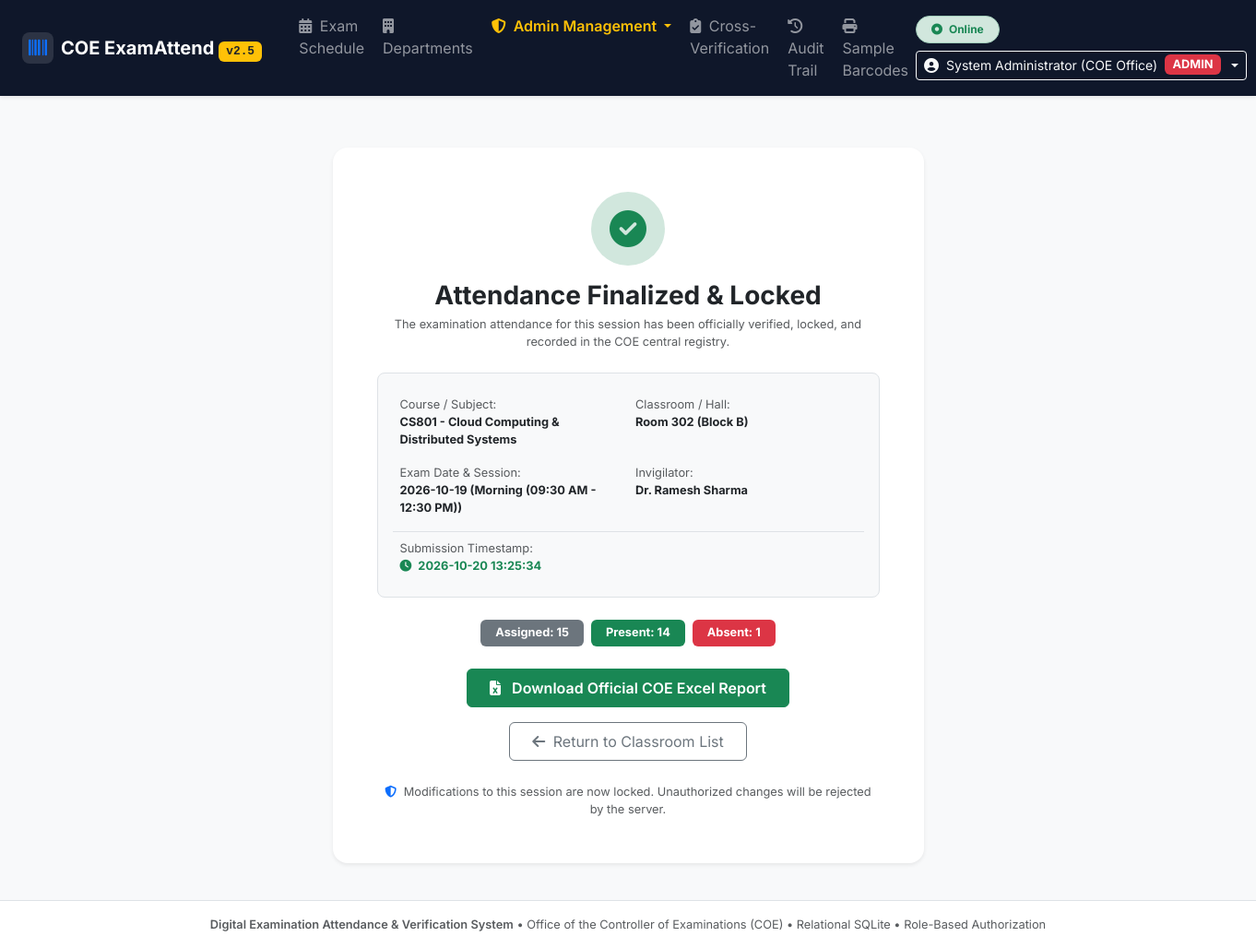
/sessions/1/submitted (signed in), run on an earlier commit of the app's database.
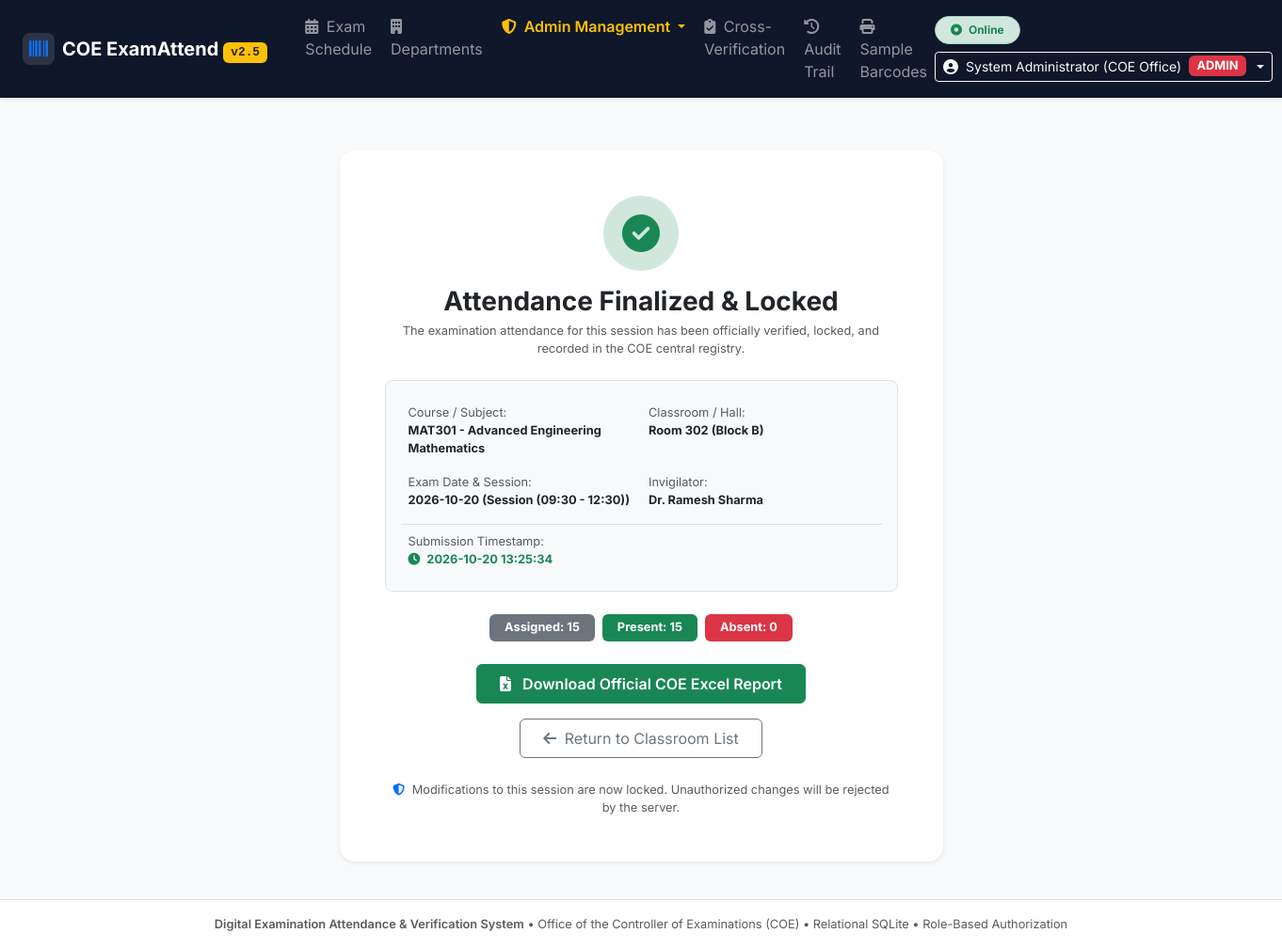
And on a later commit of the database.
### tables this page shows
CREATE TABLE exam_sessions (
        id INTEGER PRIMARY KEY AUTOINCREMENT,
        course_code TEXT NOT NULL,
        course_name TEXT NOT NULL,
        exam_date TEXT NOT NULL,
        exam_session TEXT NOT NULL,
        room_number TEXT NOT NULL,
        qp_code TEXT NOT NULL,
        invigilator_name TEXT NOT NULL,
        invigilator_id TEXT NOT NULL,
        status TEXT DEFAULT 'IN_PROGRESS', -- 'IN_PROGRESS', 'LOCKED'
        locked_at TEXT,
        locked_by TEXT,
        created_at TEXT DEFAULT CURRENT_TIMESTAMP
    , exam_id INTEGER, subject_id INTEGER, department_id INTEGER, classroom_id INTEGER, invigilator_user_id INTEGER, submitted_at TEXT, start_time TEXT DEFAULT '09:30', end_time TEXT DEFAULT '12:30');

### app.py (the view)
@app.route('/sessions/<int:session_id>/submitted')
@login_required
def session_submitted_view(session_id):
    conn = get_db()
    cursor = conn.cursor()
    cursor.execute('SELECT * FROM exam_sessions WHERE id = ?', (session_id,))
    row = cursor.fetchone()
    if not row:
        conn.close()
        return "Session not found", 404
    session_data = dict(row)
    cursor.execute('SELECT * FROM students WHERE session_id = ?', (session_id,))
    students = [dict(r) for r in cursor.fetchall()]
    conn.close()
    stats = {
        'total': len(students),
        'present': sum(1 for s in students if s['attendance_status'] == 'PRESENT'),
        'absent': sum(1 for s in students if s['attendance_status'] == 'ABSENT'),
        'pending': sum(1 for s in students if s['attendance_status'] == 'PENDING')
    }
    return render_template('submitted.html', session_data=session_data, stats=stats)

### app.py (called while the page is built)
@app.context_processor
def inject_globals():
    return {
        'get_ist_now': get_ist_now
    }

def login_required(f):
    @wraps(f)
    def decorated_function(*args, **kwargs):
        if not session.get('user_id'):
            if request.path.startswith('/api/'):
                return jsonify({'success': False, 'message': 'Authentication required. Please log in.'}), 401
            return redirect(url_for('login', next=request.path))
        return f(*args, **kwargs)
    return decorated_function

### database.py (called while the page is built)
def get_db(db_path=None):
    path = db_path or DB_PATH
    conn = sqlite3.connect(path, timeout=30.0)
    try:
        conn.execute("PRAGMA journal_mode=WAL;")
    except Exception:
        pass
    conn.execute("PRAGMA busy_timeout=15000;")
    conn.execute("PRAGMA foreign_keys=ON;")
    conn.row_factory = sqlite3.Row
    return conn

### templates/submitted.html (shortened to what this page needs)
{% extends 'base.html' %}
{% block content %}
<div class="container py-4">
    <div class="row justify-content-center">
        <div class="col-12 col-md-9 col-lg-7">
            <div class="card border-0 shadow-sm rounded-4 overflow-hidden bg-white text-center p-4 p-md-5">
                <div class="rounded-circle bg-success-subtle text-success mx-auto d-flex align-items-center justify-content-center mb-3" style="width: 80px; height: 80px;">
                    <i class="fa-solid fa-circle-check fs-1"></i>
                </div>
                <h3 class="fw-bold text-dark mb-1">Attendance Finalized & Locked</h3>
                <p class="text-muted fs-7 mb-4">
                    The examination attendance for this session has been officially verified, locked, and recorded in the COE central registry.
                </p>
                <div class="p-4 bg-light rounded-3 border text-start mb-4">
                    <div class="row g-3 fs-7">
                        <div class="col-6">
                            <span class="text-muted">Course / Subject:</span><br>
                            <strong class="text-dark">{{ session_data.course_code }} - {{ session_data.course_name }}</strong>
                        </div>
                        <div class="col-6">
                            <span class="text-muted">Classroom / Hall:</span><br>
                            <strong class="text-dark">{{ session_data.room_number }}</strong>
                        </div>
                        <div class="col-6">
                            <span class="text-muted">Exam Date & Session:</span><br>
                            <strong class="text-dark">{{ session_data.exam_date }} ({{ session_data.exam_session }})</strong>
                        </div>
                        <div class="col-6">
                            <span class="text-muted">Invigilator:</span><br>
                            <strong class="text-dark">{{ session_data.invigilator_name }}</strong>
                        </div>
                        <div class="col-12 border-top pt-2">
                            <span class="text-muted">Submission Timestamp:</span><br>
                            <strong class="text-success"><i class="fa-solid fa-clock me-1"></i> {{ session_data.locked_at }}</strong>
                        </div>
                    </div>
                </div>
                <div class="d-flex justify-content-center flex-wrap gap-2 mb-4">
                    <span class="badge bg-secondary px-3 py-2 fs-7">Assigned: {{ stats.total }}</span>
                    <span class="badge bg-success px-3 py-2 fs-7">Present: {{ stats.present }}</span>
                    <span class="badge bg-danger px-3 py-2 fs-7">Absent: {{ stats.absent }}</span>
                </div>
                <div class="d-flex flex-wrap justify-content-center gap-3">
                    <a href="/download_report/{{ session_data.id }}" class="btn btn-success fw-semibold px-4 py-2">
                        <i class="fa-solid fa-file-excel me-2"></i> Download Official COE Excel Report
                    </a>
                    <a href="/departments/{{ session_data.department_id }}/classrooms" class="btn btn-outline-secondary px-4 py-2">
                        <i class="fa-solid fa-arrow-left me-1"></i> Return to Classroom List
                    </a>
                </div>
                <div class="mt-4 text-muted fs-7">
                    <i class="fa-solid fa-shield-halved text-primary me-1"></i>
                    Modifications to this session are now locked. Unauthorized changes will be rejected by the server.
                </div>
            </div>
        </div>
    </div>
</div>
{% endblock %}

What changed in the data, as far as the page shows it:
changed exam_sessions "Room 302 (Block B)": course_code "CS801" → "MAT301"; course_name "Cloud Computing & Distributed Systems" → "Advanced Engineering Mathematics"; exam_date "2026-10-19" → "2026-10-20"; exam_session "Morning (09:30 AM - 12:30 PM)" → "Session (09:30 - 12:30)"
Also different on the page:
{{ stats.present }}: "14" → "15"
{{ stats.absent }}: "1" → "0"
